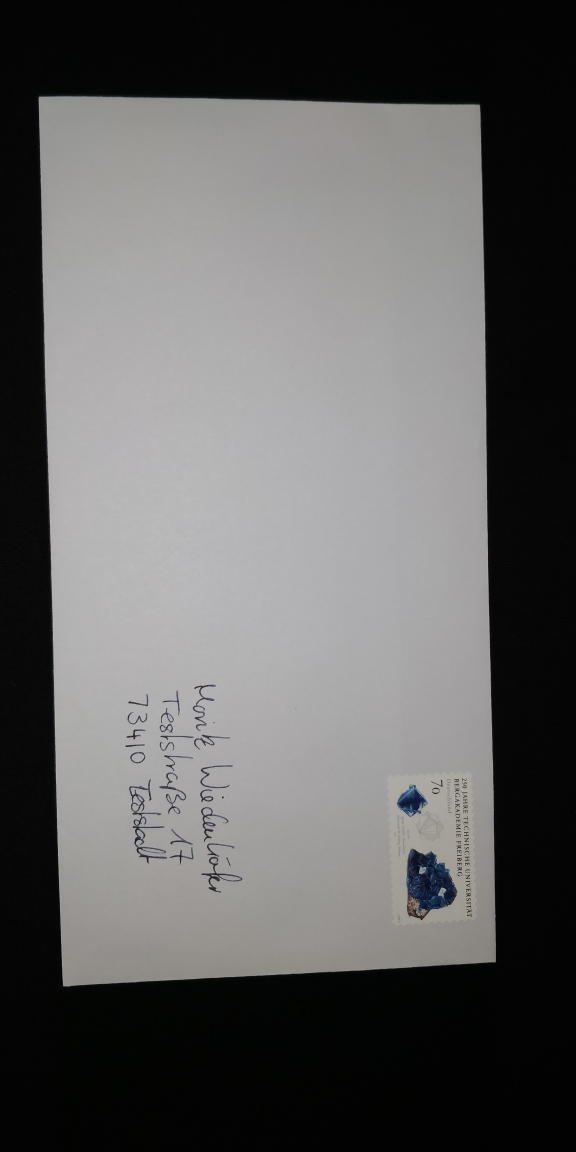
#> input picture Briefe/mo_2.jpg, 2304 x 4608 px (shown at 1/4 size)
$ jupyter execute --allow-errors Programm.ipynb   (older library calls are emulated)
#> lines starting #> are read from the running program, lines starting #| are printed output that depends on the picture; after the words box and inside, x2 and y2 are one past the last pixel; in counts of white or black regions, pixels touching at a corner belong together
# Program für Roboter- und Computervision

## Importieren der Bibliotheken

[cell 1]
import cv2
import numpy as np
from matplotlib import pyplot as plt
# for Rotation only cutting the picture
import argparse
import pydash
import random
import imutils as im
import csv
import sqlite3
import tensorflow as tf
import gzip
import struct
import os

from mlxtend.data import loadlocal_mnist

## Parameters

[cell 2]
imagePath = "./Briefe/mo_2.jpg"
# Kernel
blurring = 0
dilateErode = 1
dilateKernel = np.ones((dilateErode,dilateErode), "uint8")
erodeKernel = np.ones((dilateErode,dilateErode), "uint8")
# CharacterKernel
characterDilateErode = 5
characterDK = np.ones((characterDilateErode,characterDilateErode),"uint8")
characterEK = np.ones((characterDilateErode,characterDilateErode),"uint8")


# C5/6 Scale  220x110
C_5_6_Metrics= [220,110]
C_5_6_Scale = [1.8,2.4]
stampZone = [74,40]
margin = 15
stampMinSize=[28,15]

## Vorbereitung des Bildes

[cell 3]
    # Lesen des Bilds
image = cv2.imread(imagePath, cv2.IMREAD_COLOR)
#> image is the input picture: shape (4608, 2304, 3); mean B, G, R 95.9, 96.3, 96.7
if image is None:
      raise SystemExit("Imagepath is not right")
height,width,channels = image.shape
height-=1
width-=1
showImage = cv2.cvtColor(image,cv2.COLOR_BGR2RGB)
    # Zeigen des Bilds
plt.imshow(showImage)
plt.title("Original")

## Binarisierung
https://www.geeksforgeeks.org/python-thresholding-techniques-using-opencv-set-3-otsu-thresholding/

[cell 4]
# thresh1 = cv2.adaptiveThreshold(blurred,255,125,cv2.THRESH_BINARY,11,5)
gray = cv2.cvtColor(image, cv2.COLOR_BGR2GRAY)
plt.imshow(gray, cmap="gray", vmin=0, vmax=255)
plt.title("Gray")

[cell 5]
th,binImg  = cv2.threshold(gray, 128, 255, cv2.THRESH_BINARY)
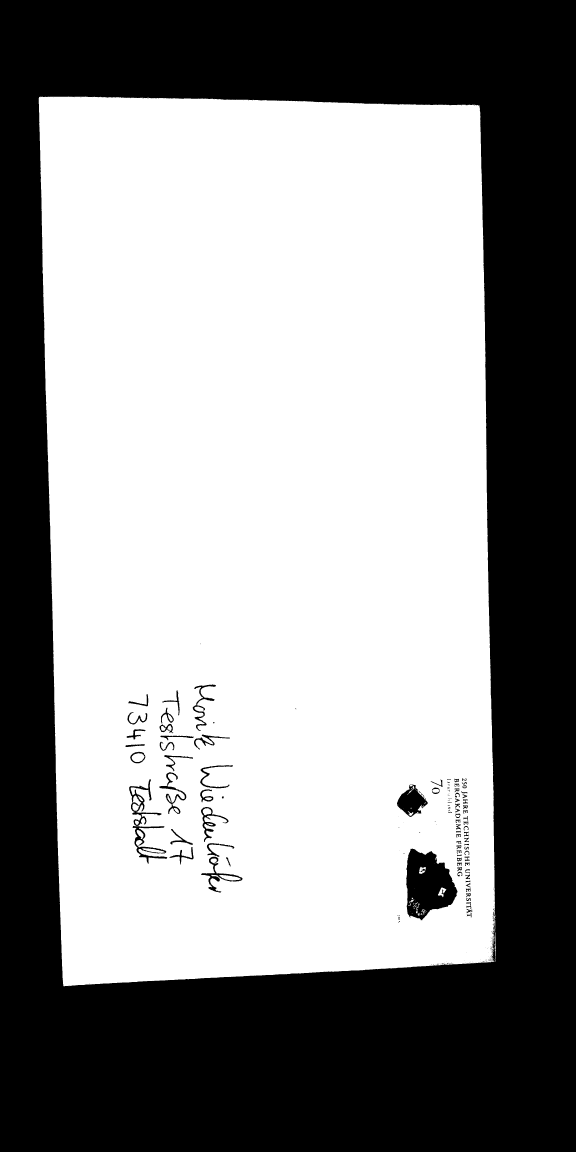
#> binImg: shape (4608, 2304) (shown at 1/4 size); 56.8% white; 289 black regions (200 under 20 px), largest, box (x1, y1, x2, y2) and area: (0, 0, 2304, 4608) 4494043, (1625, 3394, 1830, 3681) 38879, (1588, 3138, 1711, 3268) 8463
plt.imshow(binImg,cmap="gray")

[cell 6]
erode = cv2.erode(binImg,erodeKernel,iterations=1)
plt.imshow(erode, cmap="gray")
plt.title("dilate")

[cell 7]
dilate = cv2.dilate(erode,dilateKernel,iterations=1)
plt.imshow(dilate, cmap="gray")
plt.title("erode")

[cell 8]
canny = cv2.Canny(dilate,0,30)
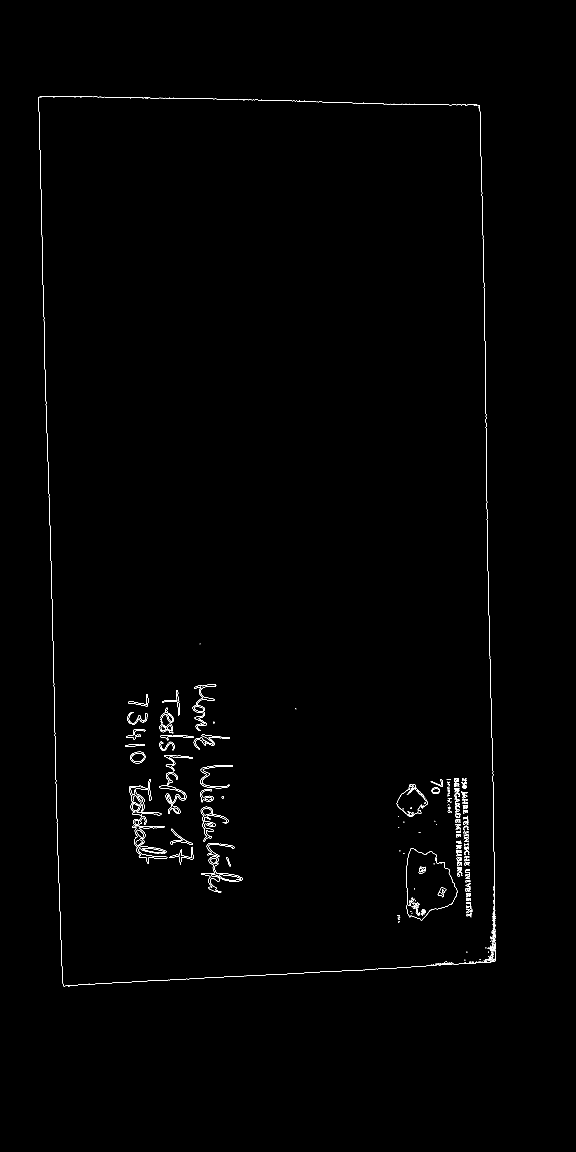
#> canny: shape (4608, 2304) (shown at 1/4 size); 0.31% white in thin lines or dots, all inside (x1, y1, x2, y2) = (154, 386, 1983, 3947)
height,width = canny.shape
plt.imshow(canny, cmap="gray")
plt.title("Canny")

[cell 9]
def align_straight(cannyImg):
        img,contours,hierachies = cv2.findContours(cannyImg,cv2.RETR_TREE,cv2.CHAIN_APPROX_NONE)
#> contours = 493 contours, 358 with area under 20; largest, box (x1, y1, x2, y2) and area: (155, 386, 1983, 3945) 6118558, (1624, 3393, 1831, 3682) 40952, (1587, 3137, 1712, 3269) 9119, (515, 3116, 647, 3305) 6541, (529, 3303, 670, 3456) 6225
        rotAngle = 0
        for i,contour in enumerate(contours):
            hNext, hPrev, hChild, hParent = hierachies[0][i]
            minArea = cv2.minAreaRect(contour)
            contWidth = minArea[1][0]
            contHeight = minArea[1][1]
            contAngle = minArea[2]
            #print(contHeight, contWidth, contAngle)\n",

            if (contWidth<contHeight):
                height = contWidth
                width = contHeight
                rotAngle = 90
            else:
                height = contHeight
                width = contWidth
                rotAngle = 0

            if(height==0) or (width==0):
                scale = -1
                fillFactor = -1
            else:
                scale = width/height
                area_rect = height*width
                letter_rect = cv2.contourArea(contour)
                fillFactor = letter_rect/area_rect
                #print(\"Contour: \",i, \" / scale: \",scale,\" / width: \",width, \" / height:\",height,\"/ Fill:\",fillFactor)
            if(scale>C_5_6_Scale[0] and scale<C_5_6_Scale[1]) and (hChild != -1) and (hParent == -1) and (fillFactor > 0.95):
                #print(\"ALL CRITERIA TRUE: Contour: \",i, \" / scale: \",scale,\" / width: \",width, \" / height:\",height,\"/ Fill:\",fillFactor)
                rotAngle -= contAngle
                return im.rotate_bound(cannyImg,rotAngle), rotAngle
#> this loop made 10 passes
#> (hNext, hChild, minArea, contWidth, contHeight, contAngle, height, width) on pass 10: (-1, 10, ((1076.3, 2146), (1764.9, 3558.3), -1.29), 1764.9, 3558.3, -1.29, 1764.9, 3558.3)

[cell 10]
plt.imshow(canny,cmap="gray")

[cell 11]
[aligned_image,letterAngle] = align_straight(dilate)
#> letterAngle = 91.29
plt.imshow(aligned_image,cmap="gray")
plt.title("straight-aligned")

[cell 12]
img,contours,hierachy = cv2.findContours(aligned_image,cv2.RETR_TREE,cv2.CHAIN_APPROX_NONE)
#> contours = 315 contours, 183 with area under 20; largest, box (x1, y1, x2, y2) and area: (708, 248, 4269, 2015) 6124205, (941, 1648, 1229, 1853) 40403, (1355, 1618, 1485, 1742) 8684, (1343, 548, 1530, 676) 5840, (1191, 558, 1345, 695) 4750
# Hierarchie [Previous, Next, Child, Parent]

[cell 13]
def sizeSort(element):
    return len(element)
contours.sort(reverse=True,key=sizeSort)
# Print the 5 biggest Contoursizes
for index,contour in enumerate(contours):
    if(index<6):
        print(contour.size)
#> this loop made 315 passes
#| 21024
#| 2430
#| 2202
#| 1682
#| 1676
#> (further printed lines are left out)

## Get the Moments
https://docs.opencv.org/3.1.0/dd/d49/tutorial_py_contour_features.html

[cell 14]
# https://docs.opencv.org/3.1.0/dd/d49/tutorial_py_contour_features.html
def findLetter(img):
        img,contours,hierachies = cv2.findContours(img,cv2.RETR_TREE,cv2.CHAIN_APPROX_NONE)
        letter ={}
        for i,contour in enumerate(contours):
            hNext, hPrev, hChild, hParent = hierachies[0][i]
            minArea = cv2.minAreaRect(contour)

            rectWidth = minArea[1][0]
            rectHeight = minArea[1][1]
            if (rectHeight<rectWidth):
                height = rectHeight
                width = rectWidth
            else:
                height = rectWidth
                width = rectHeight

            if(height==0 or width==0):
                scale = -1
                fillFactor = -1
            else:
                scale = width/height
                area_rect = height*width
                letter_rect = cv2.contourArea(contour)
                fillFactor = letter_rect/area_rect

            if(scale>C_5_6_Scale[0] and scale<C_5_6_Scale[1]) and (hChild != -1) and (hParent == -1) and (fillFactor > 0.95):
                #print(\"Contour: \",i, \" / scale: \",scale,\" / width: \",width, \" / height:\",height,\"/ Fill:\",fillFactor)
                letter = {
                    "width": int(width),
                    "height" : int(height),
                    "centerX" : int(minArea[0][0]),
                    "centerY" : int(minArea[0][1]),
                    "contour": contour
                    }
                return letter
#> this loop made 1 pass
#> (hNext, hPrev, hChild, hParent, minArea, rectWidth, rectHeight, height) on pass 1: (-1, -1, 1, -1, ((2488, 1131), (1766, 3560), -90), 1766, 3560, 1766)

[cell 15]
letterValue = findLetter(aligned_image)
#> letterValue = {'width': 3560, 'height': 1766, 'centerX': 2488, 'centerY': 1131, 'contour': contour of 10512 points, box (x1, y1, x2, y2) (708, 248, 4269, 2015), area 6124205}
if letterValue is None:
      raise SystemExit("letter not found")
# Highlight the Contour of Find Letter and show center of Letter
highlightedContour = aligned_image.copy()
highlightedContour = cv2.circle(highlightedContour,(letterValue["centerX"],letterValue["centerY"]),radius=30, color=(0,0,255),thickness=-1)
#> highlightedContour: shape (2406, 4658); min 0, max 255, mean 137.1
cv2.drawContours(highlightedContour, letterValue["contour"], -1, (0, 0, 255), 20)
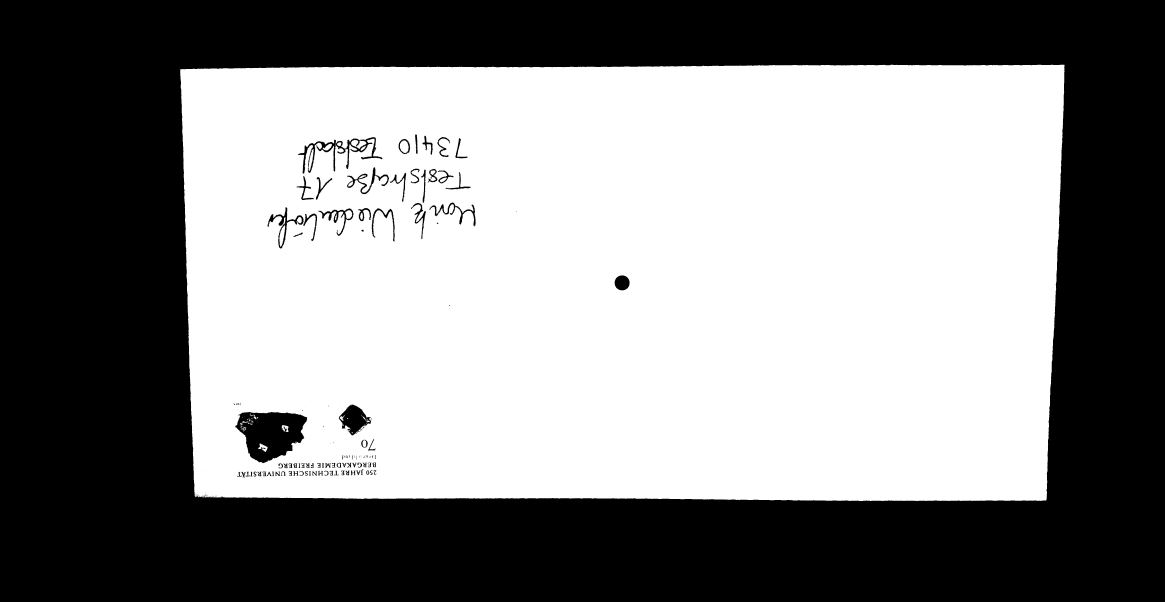
#> highlightedContour: shape (2406, 4658) (shown at 1/4 size); min 0, max 255, mean 134.7
plt.imshow(highlightedContour)

## ROI of Letter

[cell 16]
xStart = int(letterValue["centerX"]-letterValue["width"]/2)
#> xStart = 708
xEnd = int(letterValue["centerX"]+letterValue["width"]/2)
#> xEnd = 4268
yStart = int(letterValue["centerY"]-letterValue["height"]/2)
#> yStart = 248
yEnd = int(letterValue["centerY"]+letterValue["height"]/2)
#> yEnd = 2014
letter =aligned_image[yStart:yEnd,xStart:xEnd]
plt.imshow(letter, cmap="gray")

[cell 17]
pixelPerMM = letterValue["width"]/C_5_6_Metrics[0]
#> pixelPerMM = 16.18
# StampZone [width, height] amount of Pixel
stampZoneMetrics = [int(stampZone[0]*pixelPerMM),int(stampZone[1]*pixelPerMM)]
#> stampZoneMetrics = [1197, 647]
# get the rigth Top StampZone
rightTop = letter[0:stampZoneMetrics[1],letterValue["width"]-stampZoneMetrics[0]:letterValue["width"]]
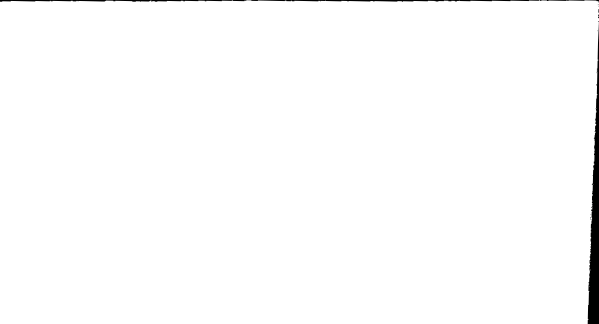
#> rightTop: shape (647, 1197) (shown at 1/2 size); min 0, max 255, mean 252.1
plt.imshow(rightTop, cmap="gray")

### Check if stamp is there

[cell 18]
def checkStamp(stampZone, pixelPerMM):
    imgStamp,cStamp,hStamp = cv2.findContours(stampZone,cv2.RETR_TREE,cv2.CHAIN_APPROX_NONE)
    stamp_found = False
    if (len(cStamp)!=0):                #No contour found
        for index,contour in enumerate(cStamp):
            #( center (x,y), (width, height), angle of rotation ).
            hNext, hPrev, hChild, hParent = hStamp[0][index]
            approx = cv2.approxPolyDP(contour,10,True)
            minArea = cv2.minAreaRect(approx)
            #print(minArea)
            width = minArea[1][0]
            height = minArea[1][1]
            if (hChild != -1) and (hParent == -1):      #Extract Parent contour
                # stamp minSize 22x28
                contourWidth = width/pixelPerMM
                contourHeigth = height/pixelPerMM
                #print(contourHeigth, contourWidth)
                if((contourWidth >= stampMinSize[0]) and (contourHeigth >= stampMinSize[1])):
                    stamp_found = True
                else:
                    stamp_found = False
    return stamp_found

def align_correct(roiLetter,pixelPerMM):
    height,width = roiLetter.shape
    # StampZone [width, height] amount of Pixel
    stampZoneMetrics = [int(stampZone[0]*pixelPerMM),int(stampZone[1]*pixelPerMM)]
    # get the rigth Top StampZone
    offset = 20
    rightTop = roiLetter[0+offset:stampZoneMetrics[1]-offset,width-stampZoneMetrics[0]+offset:width-offset]
    stamp_found = checkStamp(rightTop,pixelPerMM)
    if stamp_found:
        return roiLetter,0, stamp_found
    else:
        return im.rotate_bound(roiLetter,180),180, stamp_found

[cell 19]
def extractLetter(image):
    #Preprocessing
    gray = cv2.cvtColor(image, cv2.COLOR_BGR2GRAY)
    th,binImg  = cv2.threshold(gray, 128, 255, cv2.THRESH_BINARY)
    erode = cv2.erode(binImg,erodeKernel,iterations=1)
    dilate = cv2.dilate(erode,dilateKernel,iterations=1)
    #Not needed! canny = cv2.Canny(dilate,0,30)

    #Rotate image wide side down
    aligned_image,letterAngle = align_straight(dilate)
#> the loop in align_straight, `for i,contour in enumerate(contours):` made 10 passes
#> letterAngle = 91.29
    height, width = aligned_image.shape[:2]

    #Extract ROI of letter and calculate pixel Size
    letterValue = findLetter(aligned_image)
#> the loop in findLetter, `for i,contour in enumerate(contours):` made 1 pass
    if letterValue is None:
        raise SystemExit("letter not found")
    xStart = int(letterValue["centerX"]-letterValue["width"]/2)
#> xStart = 708
    xEnd = int(letterValue["centerX"]+letterValue["width"]/2)
#> xEnd = 4268
    yStart = int(letterValue["centerY"]-letterValue["height"]/2)
#> yStart = 248
    yEnd = int(letterValue["centerY"]+letterValue["height"]/2)
#> yEnd = 2014
    letter = aligned_image[yStart:yEnd,xStart:xEnd]
    pixelPerMM = letterValue["width"]/C_5_6_Metrics[0]
#> pixelPerMM = 16.18

    #Align images with stamp in the upper right corner
    correct_aligned,turnAngle,found = align_correct(letter, pixelPerMM)
#> in align_correct, `stampZoneMetrics = [int(stampZone[0]*pixelPerMM),int(stampZone[1]*pixe..`: stampZoneMetrics = [1197, 647]
#> in checkStamp, `imgStamp,cStamp,hStamp = cv2.findContours(stampZone,cv2.RETR_TREE,cv2...`: cStamp = 1 contour; box (x1, y1, x2, y2) and area: (0, 0, 1157, 607) 700530; hStamp = [[-1, -1, -1, -1]]
#> the loop in checkStamp, `for index,contour in enumerate(cStamp):` made 1 pass
#> (hNext, hPrev, hChild, hParent, approx, minArea, width, height) on pass 1: (-1, -1, -1, -1, [[0, 0], [0, 606], [1155, 606], [1156, 0]], ((578, 303), (606, 1156), -90), 606, 1156)
#> in align_correct, `stamp_found = checkStamp(rightTop,pixelPerMM)`: stamp_found = False
#> turnAngle = 180; found = False

    #Calculate turning angle and return extracted Letter
    letterAngle = (letterAngle + turnAngle)%360
#> letterAngle = 271.3

    if found:
        extracted = im.rotate_bound(gray,letterAngle)[yStart:yEnd,xStart:xEnd]
    else:
        extracted = im.rotate_bound(gray,letterAngle)[height-yEnd:height-yStart,width-xEnd:width-xStart]
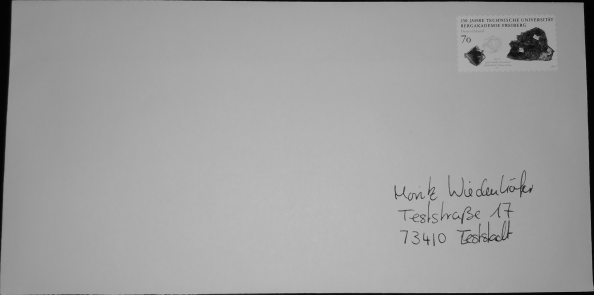
#> extracted: shape (1766, 3560) (shown at 1/6 size); min 0, max 239, mean 159.6

    return extracted, letterAngle, pixelPerMM

[cell 20]
letterGray, letterAngle, pixelPerMM = extractLetter(image)
#> letterAngle = 271.3
plt.imshow(letterGray,cmap="gray")

## Get AddressField

[cell 21]
height, width = letterGray.shape
pixelMargin = margin*pixelPerMM
#> pixelMargin = 242.7
startX = int(pixelMargin)
#> startX = 242
endX = int(width-pixelMargin)
#> endX = 3317
startY = int(stampZone[1]*pixelPerMM)
#> startY = 647
endY = int(height-pixelMargin)
#> endY = 1523
addressField = letterGray[startY:endY, startX:endX]
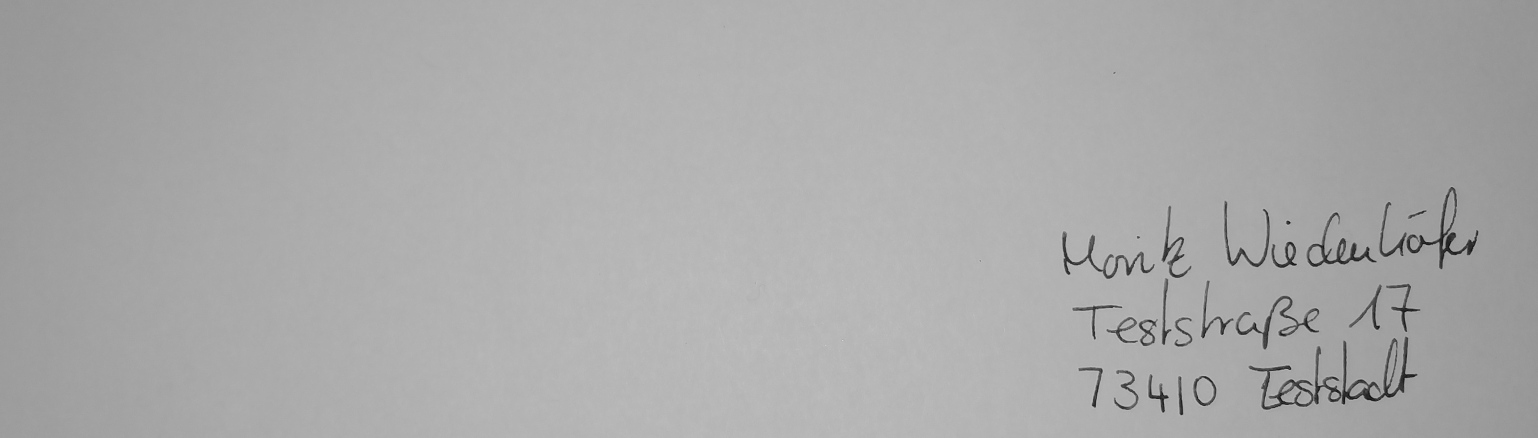
#> addressField: shape (876, 3075) (shown at 1/2 size); min 2, max 239, mean 169.6
[heightAF, widthAF] = addressField.shape
plt.imshow(addressField, cmap="gray")
plt.title("addressfield")

[cell 22]
def getBlurValue(height, blurScale):
#> called with height = 876, blurScale = 97
    scale = int(height / blurScale)
    if scale % 2 == 0:
        scale += 1
    if scale < 3:
        scale = 3
    print("Value of the blur: " + str(scale))
#| Value of the blur: 9
    return scale

[cell 23]
blurrValueAF = getBlurValue(heightAF, 97)
blurrAFKernel = (blurrValueAF, blurrValueAF)
blurrAF = cv2.blur(addressField, blurrAFKernel)
plt.imshow(blurrAF, cmap="gray")

[cell 24]
def getClassBorder(grayImage, area=[0, 255]):
    flattenArray = grayImage.flatten()
    filtered = pydash.filter_(
        flattenArray, lambda x: x > area[0] and x < area[1])
    amount, binEdges, _ = plt.hist(filtered, bins=9)
    maxBeginEdge = binEdges[np.where(amount == amount.max())]
    print("area: " + str(area))
    print("amount of pixels: " + str(len(flattenArray)))
    print("Begin of Edge of the max Grayscale Histogram: " + str(maxBeginEdge))
    binEgde = int(maxBeginEdge - 2)
    return binEgde

#> (a cell that did not finish here is left out)

#> (a cell that did not finish here is left out)

#> (a cell that did not finish here is left out)

#> (a cell that did not finish here is left out)

## Display Function
https://gist.github.com/soply/f3eec2e79c165e39c9d540e916142ae1

[cell 29]
# [26 lines left out: function show_images, not called in this run]

## Extract the Characters

[cell 30]
characters = []
#> (the rest of this cell did not finish here and is left out)

[cell 31]
centerPoints = characters
print(pydash.map_(characters, ["x"]))
#> (this line was passed over: pydash is not available in this run)
print(pydash.map_(characters, ["y"]))
#> (this line was passed over: pydash is not available in this run)

#> (a cell that did not finish here is left out)

## Get the Rowedges

#> (a cell that did not finish here is left out)

## Get the Rows

[cell 34]
rows = []
#> (the rest of this cell did not finish here and is left out)

## Displaying the Rows

[cell 35]
def sortX(element):
    return element["x"]

for row in rows:
    row.sort(key=sortX)
    show_images(pydash.map_(row,"img"))
